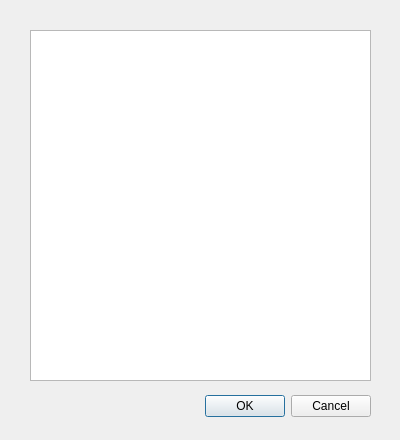
<?xml version="1.0" encoding="UTF-8"?>
<ui version="4.0">
 <class>helpwindow</class>
 <widget class="QDialog" name="helpwindow">
  <property name="geometry">
   <rect>
    <x>0</x>
    <y>0</y>
    <width>400</width>
    <height>440</height>
   </rect>
  </property>
  <property name="windowTitle">
   <string>Dialog</string>
  </property>
  <widget class="QDialogButtonBox" name="buttonBox">
   <property name="geometry">
    <rect>
     <x>30</x>
     <y>390</y>
     <width>341</width>
     <height>32</height>
    </rect>
   </property>
   <property name="orientation">
    <enum>Qt::Horizontal</enum>
   </property>
   <property name="standardButtons">
    <set>QDialogButtonBox::Cancel|QDialogButtonBox::Ok</set>
   </property>
  </widget>
  <widget class="QTextBrowser" name="textBrowser">
   <property name="geometry">
    <rect>
     <x>30</x>
     <y>30</y>
     <width>341</width>
     <height>351</height>
    </rect>
   </property>
  </widget>
 </widget>
 <resources/>
 <connections>
  <connection>
   <sender>buttonBox</sender>
   <signal>accepted()</signal>
   <receiver>helpwindow</receiver>
   <slot>accept()</slot>
   <hints>
    <hint type="sourcelabel">
     <x>248</x>
     <y>254</y>
    </hint>
    <hint type="destinationlabel">
     <x>157</x>
     <y>274</y>
    </hint>
   </hints>
  </connection>
  <connection>
   <sender>buttonBox</sender>
   <signal>rejected()</signal>
   <receiver>helpwindow</receiver>
   <slot>reject()</slot>
   <hints>
    <hint type="sourcelabel">
     <x>316</x>
     <y>260</y>
    </hint>
    <hint type="destinationlabel">
     <x>286</x>
     <y>274</y>
    </hint>
   </hints>
  </connection>
 </connections>
</ui>
